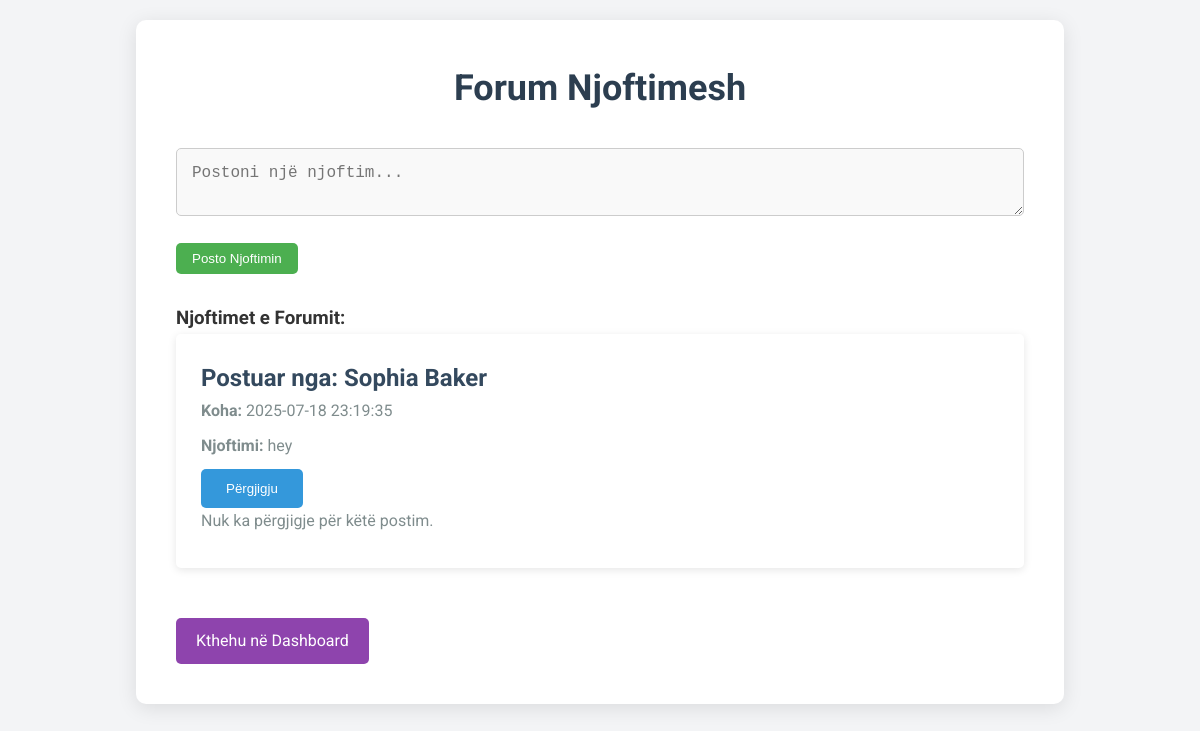
Page /forum.php (signed in) on the committed database.
### tables this page shows
CREATE TABLE `forum_posts` (
  `id` int(11) NOT NULL,
  `student_id` int(11) NOT NULL,
  `post_text` text NOT NULL,
  `created_at` datetime DEFAULT current_timestamp()
);

CREATE TABLE `users` (
  `id` int(11) NOT NULL,
  `name` varchar(100) NOT NULL,
  `email` varchar(100) NOT NULL,
  `password` varchar(255) NOT NULL,
  `role` enum('student','professor') NOT NULL,
  `fakulteti` varchar(255) DEFAULT NULL,
  `dega` varchar(255) DEFAULT NULL
);

### forum.php (the view, shortened to what this page needs)
<?php
include('db.php');
$sql = "SELECT fp.id AS post_id, fp.post_text, fp.created_at, u.name AS student_name
        FROM forum_posts fp
        JOIN users u ON fp.student_id = u.id
        ORDER BY fp.created_at DESC";
$stmt = $conn->prepare($sql);
$stmt->execute();
$result = $stmt->get_result();
?>
<!DOCTYPE html>
<html lang="sq">
<head>
</head>
<body>
    <div class="container">
        <h2>Forum Njoftimesh</h2>
        <form method="POST" action="">
            <textarea name="post_text" placeholder="Postoni një njoftim..." required></textarea><br>
            <input type="submit" name="post_message" value="Posto Njoftimin" class="submit-btn">
        </form>
        <h3>Njoftimet e Forumit:</h3>
        <?php
        if ($result->num_rows > 0) {
            while ($row = $result->fetch_assoc()) {
                echo "<div class='forum-post'>";
                echo "<h3>Postuar nga: " . $row['student_name'] . "</h3>";
                echo "<p><strong>Koha:</strong> " . $row['created_at'] . "</p>";
                echo "<p><strong>Njoftimi:</strong> " . $row['post_text'] . "</p>";
                echo "<button class='reply-btn' onclick='toggleReplyForm(" . $row['post_id'] . ")'>Përgjigju</button>";
                $replies_sql = "SELECT fr.reply_text, fr.created_at, u.name AS student_name
                                FROM forum_replies fr
                                JOIN users u ON fr.student_id = u.id
                                WHERE fr.post_id = ?
                                ORDER BY fr.created_at DESC";
                $replies_stmt = $conn->prepare($replies_sql);
                $replies_stmt->bind_param("i", $row['post_id']);
                $replies_stmt->execute();
                $replies_result = $replies_stmt->get_result();
                if ($replies_result->num_rows > 0) {
                    echo "<h4>Përgjigjet:</h4>";
                    while ($reply = $replies_result->fetch_assoc()) {
                        echo "<p><strong>" . $reply['student_name'] . ":</strong> " . $reply['reply_text'] . " <em>(" . $reply['created_at'] . ")</em></p>";
                    }
                } else {
                    echo "<p>Nuk ka përgjigje për këtë postim.</p>";
                }
                echo "</div>";
            }
        } else {
            echo "<p class='error-msg'>Nuk ka njoftime të postuara.</p>";
        }
        ?>
        <a href="student_dashboard.php" class="back-btn">Kthehu në Dashboard</a>
    </div>
</body>
</html>

### forum.php (style rules this page uses)
* { box-sizing: border-box; margin: 0; padding: 0; }
body { font-family: 'Roboto', sans-serif; background-color: #f3f4f6; color: #333; line-height: 1.6; display: flex; justify-content: center; padding: 20px; }
.container { width: 80%; max-width: 1200px; background-color: #fff; border-radius: 10px; box-shadow: 0 4px 20px rgba(0, 0, 0, 0.1); padding: 40px; }
h2 { text-align: center; color: #2c3e50; margin-bottom: 30px; font-size: 36px; }
.forum-post { background-color: #fff; border-radius: 5px; box-shadow: 0 2px 8px rgba(0, 0, 0, 0.1); padding: 25px; margin-bottom: 20px; transition: transform 0.3s ease-in-out; }
.forum-post h3 { font-size: 24px; color: #34495e; }
.forum-post p { color: #7f8c8d; margin-bottom: 10px; }
.reply-btn { background-color: #3498db; color: white; padding: 12px 25px; border: none; border-radius: 5px; cursor: pointer; transition: background-color 0.3s ease; }
textarea { width: 100%; padding: 15px; border-radius: 5px; border: 1px solid #ccc; margin-bottom: 20px; background-color: #f9f9f9; font-size: 16px; color: #333; resize: vertical; }
.submit-btn { background-color: #4CAF50; color: white; padding: 8px 16px; border: none; border-radius: 5px; cursor: pointer; transition: background-color 0.3s ease; width: auto; margin-bottom: 30px; }
.back-btn { display: inline-block; background-color: #8e44ad; color: white; padding: 10px 20px; border-radius: 5px; text-decoration: none; margin-top: 30px; transition: background-color 0.3s ease; }

### rows in the picture
forum_posts: student.name "Sophia Baker", created_at "2025-07-18 23:19:35", post_text "hey"
